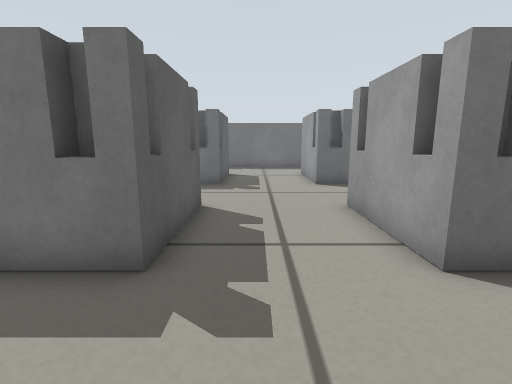
view 1 (above)

16 first-person views from a walk through a robot-simulator world made for Gazebo. The camera is 0.34 m above the floor, tilts 10° down and sees 85° across. The floor is counted in squares, 0.2 m on a side. Each view is taken from the middle of a square. On the plan, view 1 faces up. The plan holds only what a view shows up to about 15 squares ahead; the rest is blank.

view 2
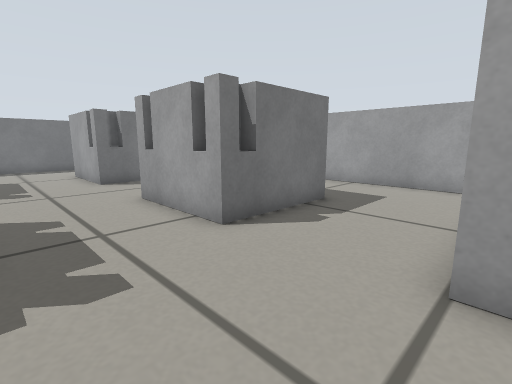

view 3
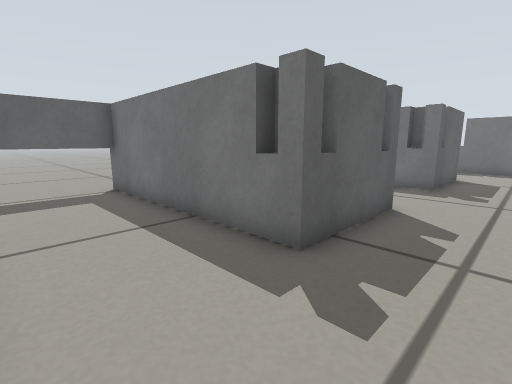

view 4
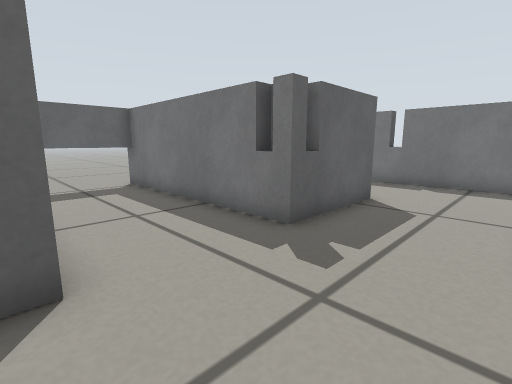

view 5
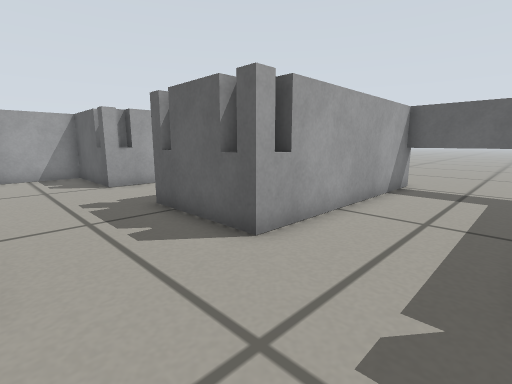

view 6
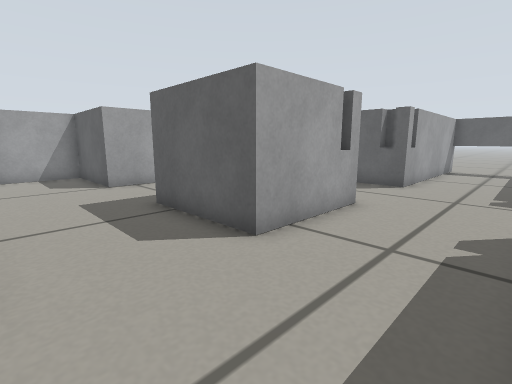

view 7
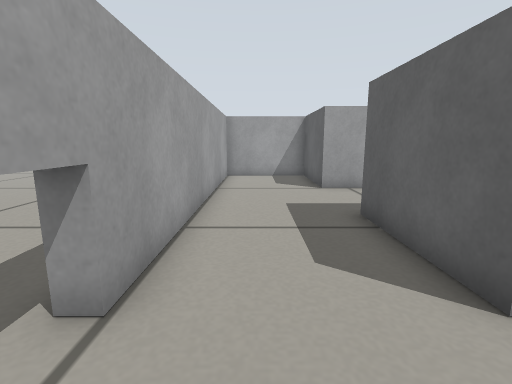

view 8
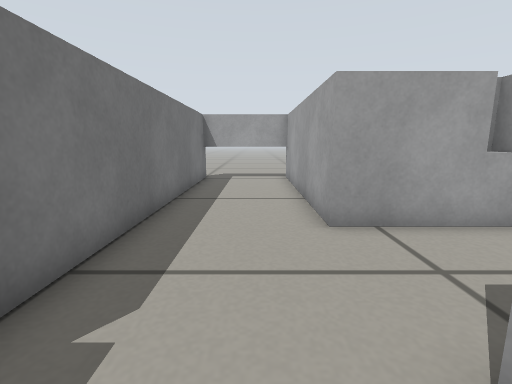

view 9
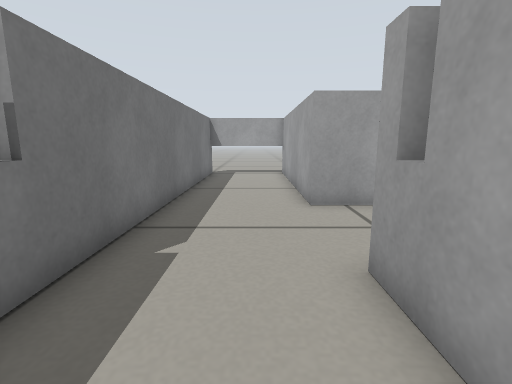

view 10
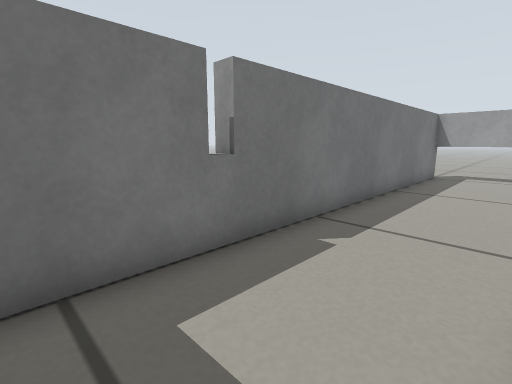

view 11
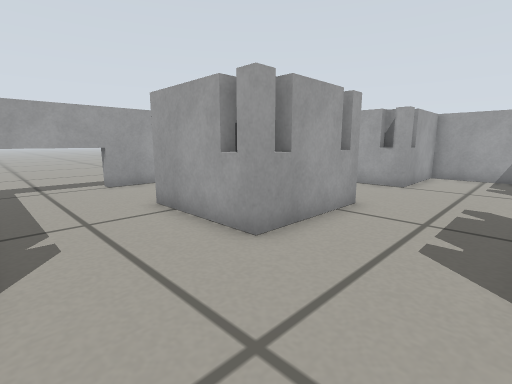

view 12
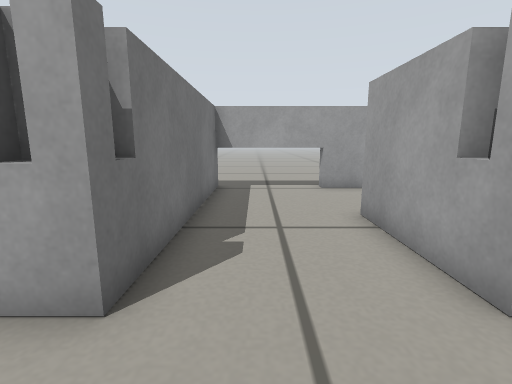

view 13
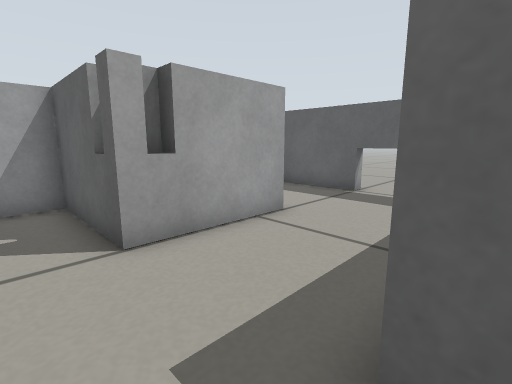

view 14
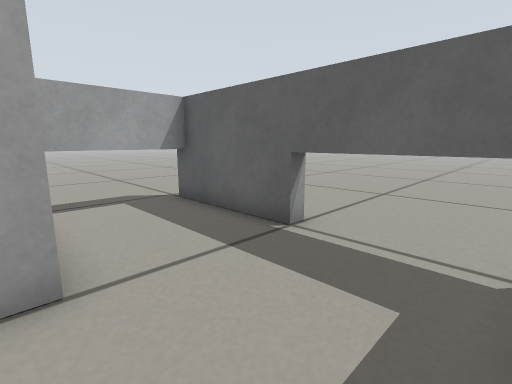

view 15
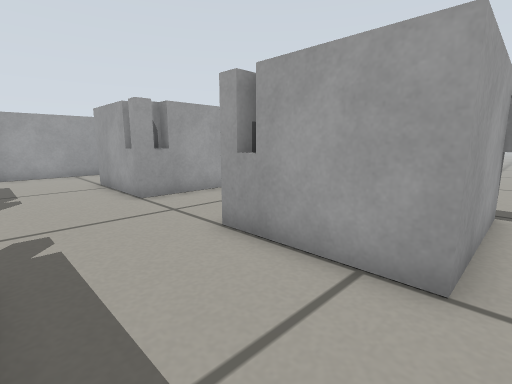

view 16
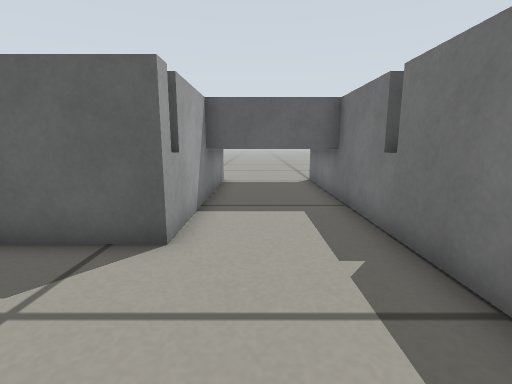

### Floor plan
Points are (right, up) in squares from view 1. A wall is a line through its corners. A room is listed if a view was taken in it or the views show most of it. See-through windows are left out.
Room 1 (views 1, 2, 3, 4, 5, 6, 7, 8, 9, 10, 11, 12, 13, 14, 15, 16)
walls: (2.4, 6.5) (3, 6.5); (2.5, 7.5) (6.5, 7.5) (6.5, 3.5) (2.5, 3.5) (2.5, 7.5); (3.5, 7) (3.5, 7.5); (-2, 6.5) (-1.5, 6.5); (-1.4, 4.5) (-1.9, 4.5); (-2.5, 7.6) (-2.5, 7); (3.5, 3.5) (3.5, 4); (-2.5, 4.1) (-2.5, 3.5); (3.5, 11.4) (3.5, 12) (3.1, 12); (-2, 12) (-2.5, 12) (-2.5, 11.5); (3, 12.5) (2.5, 12.5); (-1.4, 12.5) (-1.9, 12.5); (-2.5, -0.4) (-2.5, -1) (-2, -1); (3.5, -1) (3.5, -0.5); (2.4, -1.5) (3, -1.5) (3, -1.1); (10.4, 7.5) (11, 7.5); (11, 11.5) (2.5, 11.5) (2.5, 15.5) (10.5, 15.5) (10.5, 19.5); (-10, 7.5) (-1.5, 7.5) (-1.5, 3.5) (-10, 3.5); (-9.5, 3.6) (-9.5, -5); (-9.5, 11.6) (-9.5, 7.5); (-6.9, 15.5) (-1.5, 15.5) (-1.5, 11.5) (-10, 11.5); (-5.5, -5) (-5.5, -0.5) (-1.5, -0.5) (-1.5, -4.5) (2.5, -4.5) (2.5, -0.5) (6.5, -0.5) (6.5, -4.5) (10.5, -4.5) (10.5, 11.5); (-5.5, 19.6) (-5.5, 15.5); (-9.6, -4.5) (-5.5, -4.5); (11.1, 19.5) (-6.9, 19.5)

Positions as (right, up) in squares from view 1, and headings:
1: (0, 0), facing up
2: (-1, -1), facing up-right
3: (1, 0), facing up-left
4: (2, 7), facing up-left
5: (2, 11), facing down-left
6: (10, 11), facing down-left
7: (9, 10), facing down
8: (-3, 17), facing right
9: (-5, 17), facing right
10: (-5, 16), facing up-right
11: (-1, 11), facing down-right
12: (0, 10), facing right
13: (0, 4), facing down-left
14: (-5, 3), facing down-left
15: (-6, 3), facing down-right
16: (3, 17), facing left
